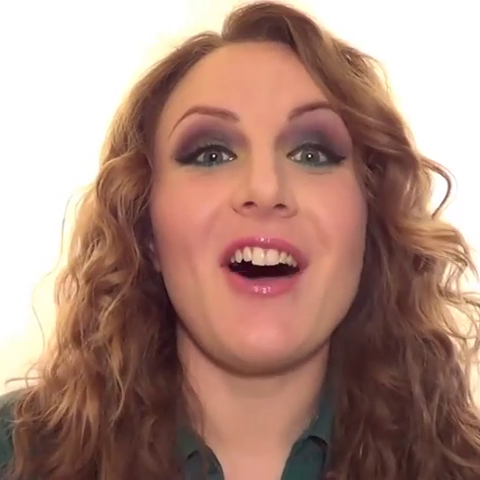
#> input picture DeepSIM-master/DeepSIM-master/datasets/face_video/test_B/2.png, 480 x 480 px, found by its file name
$ python hf.test.py
#> lines starting #> are read from the running program, lines starting #| are printed output that depends on the picture
import cv2

# 加载原始图像
image = cv2.imread('2.png', 1)
#> image is the input picture: shape (480, 480, 3); mean B, G, R 125.4, 137.3, 172.1

# 边缘检测
edges = cv2.Canny(image, 10, 40)
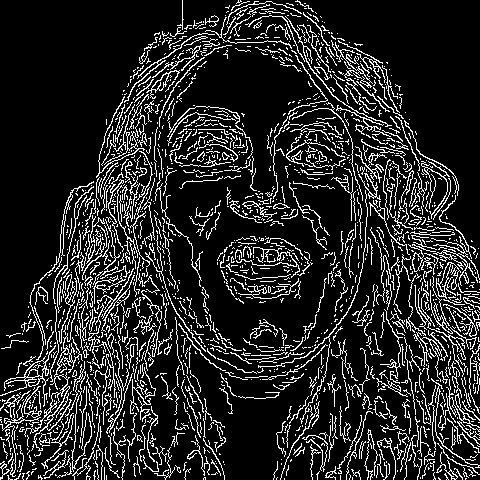
#> edges: shape (480, 480); 15.2% white in thin lines or dots

# 显示原始图像和边缘检测结果
cv2.imshow('Original Image', image)
cv2.imshow('Edges', edges)
cv2.waitKey(0)
cv2.destroyAllWindows()
